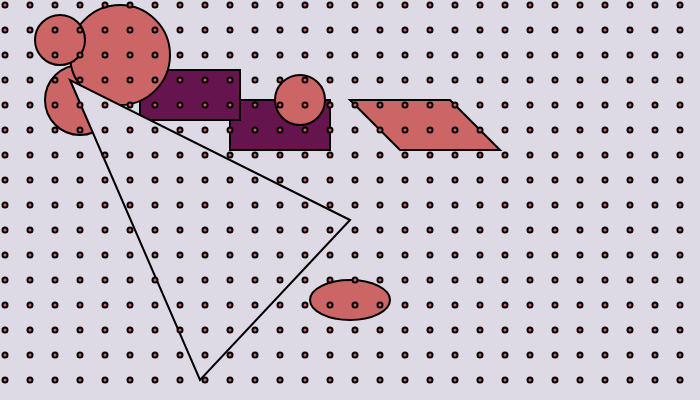
Frame 1 (no input)
Frame 2 (the mouse pressed at the canvas centre, redrawn once): identical to frame 1, image omitted

The p5.js sketch that drew this single still picture (run headless with seeded random() and noise() and a simulated clock; the mouse was pressed at the canvas centre and the sketch redrawn once):

// p5.js sketch
// ── sketch.js
function setup() {
  createCanvas(700, 400);
  colorMode(HSB, 100) 
  angleMode(DEGREES)

  
  var h = random()*100

  backgroundWash = color(h, 5, 90)
  baseColor = color(h+50, 50, 80)
  highlightColor = color(h+17, 80, 40)
  
  noLoop();
  
}

var backgroundWash
var baseColor
var highlightColor

function draw() {
  background(backgroundWash);
  
  fill(baseColor)
  strokeWeight(2)
  
  fill(highlightColor)
  rect(230, 100, 100, 50)
  
  fill(highlightColor)
  rect(140, 70, 100, 50)
  
  fill(baseColor)
  circle(300, 100, 50)
  circle(80, 100, 70)
  circle(120, 55, 100)
  circle(60, 40, 50)
  
  fill(backgroundWash)
  triangle(350, 220, 70, 80, 200, 380)

  fill(baseColor)
  quad(350, 100, 450, 100, 500, 150, 400, 150)
  
  ellipse(350, 300, 80, 40)
  
  for(var i=0; i < width; i += 25){
    for(var j=0; j < height; j += 25){

      circle(i+5,j+5,5)   
      
 
    }
  }
}
